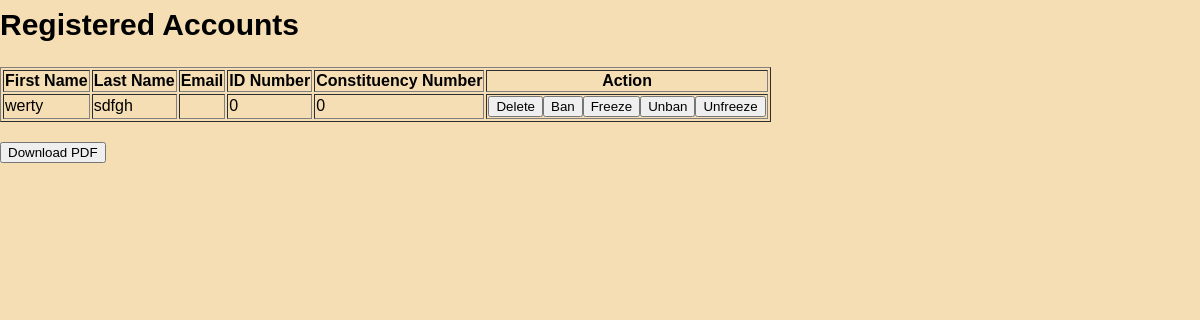
/indexpage/consadmin/accounts.php (signed in), run on the app's committed database.
### tables this page shows
CREATE TABLE `users` (
  `firstname` varchar(100) NOT NULL,
  `lastname` varchar(100) NOT NULL,
  `email` varchar(100) NOT NULL,
  `idnumber` int(10) NOT NULL,
  `constituencyNumber` varchar(10) NOT NULL,
  `password` varchar(255) NOT NULL,
  `usertype` varchar(50) NOT NULL DEFAULT 'user',
  `id` int(10) NOT NULL,
  `status` varchar(10) NOT NULL DEFAULT 'active'
);

### indexpage/consadmin/accounts.php (the view, shortened to what this page needs)
<?php
$db_username = 'root';
$db_password = '';
$db_name = 'users_register';
$db_host = 'localhost';
$mysqli = new mysqli($db_host, $db_username, $db_password, $db_name);
if(isset($_SESSION['constituencyNumber'])) {
    $constituencyNumber = $_SESSION['constituencyNumber'];
    $sql = "SELECT * FROM users WHERE constituencyNumber = '$constituencyNumber'";
    $result = $mysqli->query($sql);
    if ($result->num_rows > 0) {
        echo "<h2>Registered Accounts</h2>";
        echo "<form action='admin_actions.php' method='post'>";
        echo "<table border='1'>";
        echo "<tr><th>First Name</th><th>Last Name</th><th>Email</th><th>ID Number</th><th>Constituency Number</th><th>Action</th></tr>";
        while($row = $result->fetch_assoc()) {
            echo "<tr>";
            echo "<td>".$row["firstname"]."</td>";
            echo "<td>".$row["lastname"]."</td>";
            echo "<td>".$row["email"]."</td>";
            echo "<td>".$row["idnumber"]."</td>";
            echo "<td>".$row["constituencyNumber"]."</td>";
            echo "<td>";
            echo "<button type='submit' name='delete'>Delete</button>";
            echo "<button type='submit' name='ban'>Ban</button>";
            echo "<button type='submit' name='freeze'>Freeze</button>";
            echo "<button type='submit' name='unban'>Unban</button>";
            echo "<button type='submit' name='unfreeze'>Unfreeze</button>";
            echo "</td>";
            echo "</tr>";
        }
        echo "</table>";
        echo "</form>";
    } else {
        echo "<h2>No registered accounts found for Constituency Number: $constituencyNumber</h2>";
    }
    echo "<form action='registeredpdf.php' method='post'>";
    echo "<button type='submit'>Download PDF</button>";
    echo "</form>";
} else {
    echo "<h2>Please enter Constituency Number to view registered accounts.</h2>";
}
?>
<html lang="en">
<head>
</head>
<body>
</body>
</html>

### indexpage/consadmin/accounts.php (style rules this page uses)
body { font-family: Arial, sans-serif; background-color: wheat; margin-left: 0; font-size:20px; box-sizing: 5px ; align-items: center; padding: 0; }

### data on the page
users: firstname "werty", lastname "sdfgh", idnumber "0", constituencyNumber "0"
